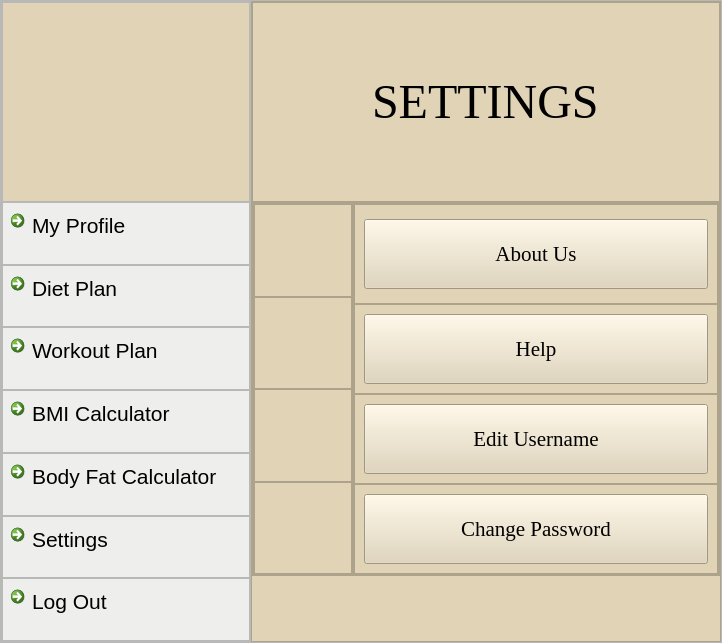
<?xml version="1.0" encoding="UTF-8"?>
<ui version="4.0">
 <class>settings</class>
 <widget class="QMainWindow" name="settings">
  <property name="geometry">
   <rect>
    <x>0</x>
    <y>0</y>
    <width>722</width>
    <height>643</height>
   </rect>
  </property>
  <property name="windowTitle">
   <string>settings</string>
  </property>
  <widget class="QWidget" name="centralwidget">
   <layout class="QVBoxLayout" name="verticalLayout_49">
    <property name="spacing">
     <number>0</number>
    </property>
    <property name="leftMargin">
     <number>0</number>
    </property>
    <property name="topMargin">
     <number>0</number>
    </property>
    <property name="rightMargin">
     <number>0</number>
    </property>
    <property name="bottomMargin">
     <number>0</number>
    </property>
    <item>
     <widget class="QFrame" name="frame_115">
      <property name="frameShape">
       <enum>QFrame::StyledPanel</enum>
      </property>
      <property name="frameShadow">
       <enum>QFrame::Raised</enum>
      </property>
      <layout class="QHBoxLayout" name="horizontalLayout">
       <property name="spacing">
        <number>0</number>
       </property>
       <property name="leftMargin">
        <number>0</number>
       </property>
       <property name="topMargin">
        <number>0</number>
       </property>
       <property name="rightMargin">
        <number>0</number>
       </property>
       <property name="bottomMargin">
        <number>0</number>
       </property>
       <item>
        <widget class="QFrame" name="frame_116">
         <property name="maximumSize">
          <size>
           <width>250</width>
           <height>16777215</height>
          </size>
         </property>
         <property name="styleSheet">
          <string notr="true">QMainWindow {background: #e0d3b6;}
QWidget {background: #e0d3b6;}
QFrame {background: rgb(238, 238, 236);}
QCommandLinkButton  {background:#e0d3b6;}
QLabel {background: #e0d3b6;}
QLineEdit {font: #161514;}




</string>
         </property>
         <property name="frameShape">
          <enum>QFrame::StyledPanel</enum>
         </property>
         <property name="frameShadow">
          <enum>QFrame::Raised</enum>
         </property>
         <layout class="QVBoxLayout" name="verticalLayout_35">
          <property name="spacing">
           <number>0</number>
          </property>
          <property name="leftMargin">
           <number>0</number>
          </property>
          <property name="topMargin">
           <number>0</number>
          </property>
          <property name="rightMargin">
           <number>0</number>
          </property>
          <property name="bottomMargin">
           <number>0</number>
          </property>
          <item>
           <widget class="QFrame" name="frame_117">
            <property name="minimumSize">
             <size>
              <width>0</width>
              <height>200</height>
             </size>
            </property>
            <property name="maximumSize">
             <size>
              <width>16777215</width>
              <height>16777215</height>
             </size>
            </property>
            <property name="frameShape">
             <enum>QFrame::StyledPanel</enum>
            </property>
            <property name="frameShadow">
             <enum>QFrame::Raised</enum>
            </property>
            <layout class="QVBoxLayout" name="verticalLayout_36">
             <property name="spacing">
              <number>0</number>
             </property>
             <property name="leftMargin">
              <number>0</number>
             </property>
             <property name="topMargin">
              <number>0</number>
             </property>
             <property name="rightMargin">
              <number>0</number>
             </property>
             <property name="bottomMargin">
              <number>0</number>
             </property>
             <item>
              <widget class="QLabel" name="label_pix_3">
               <property name="maximumSize">
                <size>
                 <width>16777215</width>
                 <height>220</height>
                </size>
               </property>
               <property name="text">
                <string/>
               </property>
               <property name="pixmap">
                <pixmap resource="image.qrc">:/img/logo</pixmap>
               </property>
               <property name="scaledContents">
                <bool>true</bool>
               </property>
              </widget>
             </item>
            </layout>
           </widget>
          </item>
          <item>
           <widget class="QFrame" name="frame_118">
            <property name="frameShape">
             <enum>QFrame::StyledPanel</enum>
            </property>
            <property name="frameShadow">
             <enum>QFrame::Raised</enum>
            </property>
            <layout class="QVBoxLayout" name="verticalLayout_37">
             <property name="spacing">
              <number>0</number>
             </property>
             <property name="leftMargin">
              <number>0</number>
             </property>
             <property name="topMargin">
              <number>0</number>
             </property>
             <property name="rightMargin">
              <number>0</number>
             </property>
             <property name="bottomMargin">
              <number>0</number>
             </property>
             <item>
              <widget class="QCommandLinkButton" name="commandLinkButton_6">
               <property name="font">
                <font>
                 <family>Segoe UI</family>
                 <pointsize>16</pointsize>
                 <bold>false</bold>
                </font>
               </property>
               <property name="text">
                <string>My Profile</string>
               </property>
              </widget>
             </item>
            </layout>
           </widget>
          </item>
          <item>
           <widget class="QFrame" name="frame_119">
            <property name="frameShape">
             <enum>QFrame::StyledPanel</enum>
            </property>
            <property name="frameShadow">
             <enum>QFrame::Raised</enum>
            </property>
            <layout class="QVBoxLayout" name="verticalLayout_38">
             <property name="spacing">
              <number>0</number>
             </property>
             <property name="leftMargin">
              <number>0</number>
             </property>
             <property name="topMargin">
              <number>0</number>
             </property>
             <property name="rightMargin">
              <number>0</number>
             </property>
             <property name="bottomMargin">
              <number>0</number>
             </property>
             <item>
              <widget class="QCommandLinkButton" name="commandLinkButton_21">
               <property name="font">
                <font>
                 <family>Segoe UI</family>
                 <pointsize>16</pointsize>
                 <bold>false</bold>
                </font>
               </property>
               <property name="text">
                <string>Diet Plan</string>
               </property>
              </widget>
             </item>
            </layout>
           </widget>
          </item>
          <item>
           <widget class="QFrame" name="frame_120">
            <property name="frameShape">
             <enum>QFrame::StyledPanel</enum>
            </property>
            <property name="frameShadow">
             <enum>QFrame::Raised</enum>
            </property>
            <layout class="QVBoxLayout" name="verticalLayout_39">
             <property name="spacing">
              <number>0</number>
             </property>
             <property name="leftMargin">
              <number>0</number>
             </property>
             <property name="topMargin">
              <number>0</number>
             </property>
             <property name="rightMargin">
              <number>0</number>
             </property>
             <property name="bottomMargin">
              <number>0</number>
             </property>
             <item>
              <widget class="QCommandLinkButton" name="commandLinkButton_22">
               <property name="font">
                <font>
                 <family>Segoe UI</family>
                 <pointsize>16</pointsize>
                 <bold>false</bold>
                </font>
               </property>
               <property name="text">
                <string>Workout Plan</string>
               </property>
              </widget>
             </item>
            </layout>
           </widget>
          </item>
          <item>
           <widget class="QFrame" name="frame_121">
            <property name="frameShape">
             <enum>QFrame::StyledPanel</enum>
            </property>
            <property name="frameShadow">
             <enum>QFrame::Raised</enum>
            </property>
            <layout class="QVBoxLayout" name="verticalLayout_40">
             <property name="spacing">
              <number>0</number>
             </property>
             <property name="leftMargin">
              <number>0</number>
             </property>
             <property name="topMargin">
              <number>0</number>
             </property>
             <property name="rightMargin">
              <number>0</number>
             </property>
             <property name="bottomMargin">
              <number>0</number>
             </property>
             <item>
              <widget class="QCommandLinkButton" name="commandLinkButton_23">
               <property name="font">
                <font>
                 <family>Segoe UI</family>
                 <pointsize>16</pointsize>
                 <bold>false</bold>
                </font>
               </property>
               <property name="text">
                <string>BMI Calculator</string>
               </property>
              </widget>
             </item>
            </layout>
           </widget>
          </item>
          <item>
           <widget class="QFrame" name="frame_122">
            <property name="frameShape">
             <enum>QFrame::StyledPanel</enum>
            </property>
            <property name="frameShadow">
             <enum>QFrame::Raised</enum>
            </property>
            <layout class="QVBoxLayout" name="verticalLayout_41">
             <property name="spacing">
              <number>0</number>
             </property>
             <property name="leftMargin">
              <number>0</number>
             </property>
             <property name="topMargin">
              <number>0</number>
             </property>
             <property name="rightMargin">
              <number>0</number>
             </property>
             <property name="bottomMargin">
              <number>0</number>
             </property>
             <item>
              <widget class="QCommandLinkButton" name="commandLinkButton_24">
               <property name="font">
                <font>
                 <family>Segoe UI</family>
                 <pointsize>16</pointsize>
                 <bold>false</bold>
                </font>
               </property>
               <property name="text">
                <string>Body Fat Calculator</string>
               </property>
              </widget>
             </item>
            </layout>
           </widget>
          </item>
          <item>
           <widget class="QFrame" name="frame_123">
            <property name="frameShape">
             <enum>QFrame::StyledPanel</enum>
            </property>
            <property name="frameShadow">
             <enum>QFrame::Raised</enum>
            </property>
            <layout class="QVBoxLayout" name="verticalLayout_42">
             <property name="spacing">
              <number>0</number>
             </property>
             <property name="leftMargin">
              <number>0</number>
             </property>
             <property name="topMargin">
              <number>0</number>
             </property>
             <property name="rightMargin">
              <number>0</number>
             </property>
             <property name="bottomMargin">
              <number>0</number>
             </property>
             <item>
              <widget class="QCommandLinkButton" name="commandLinkButton_25">
               <property name="font">
                <font>
                 <family>Segoe UI</family>
                 <pointsize>16</pointsize>
                 <bold>false</bold>
                </font>
               </property>
               <property name="text">
                <string>Settings</string>
               </property>
              </widget>
             </item>
            </layout>
           </widget>
          </item>
          <item>
           <widget class="QFrame" name="frame_124">
            <property name="frameShape">
             <enum>QFrame::StyledPanel</enum>
            </property>
            <property name="frameShadow">
             <enum>QFrame::Raised</enum>
            </property>
            <layout class="QVBoxLayout" name="verticalLayout_43">
             <property name="spacing">
              <number>0</number>
             </property>
             <property name="leftMargin">
              <number>0</number>
             </property>
             <property name="topMargin">
              <number>0</number>
             </property>
             <property name="rightMargin">
              <number>0</number>
             </property>
             <property name="bottomMargin">
              <number>0</number>
             </property>
             <item>
              <widget class="QCommandLinkButton" name="commandLinkButton_26">
               <property name="font">
                <font>
                 <family>Segoe UI</family>
                 <pointsize>16</pointsize>
                 <bold>false</bold>
                </font>
               </property>
               <property name="text">
                <string>Log Out</string>
               </property>
              </widget>
             </item>
            </layout>
           </widget>
          </item>
         </layout>
        </widget>
       </item>
       <item>
        <widget class="QFrame" name="frame_125">
         <property name="maximumSize">
          <size>
           <width>16777215</width>
           <height>16777215</height>
          </size>
         </property>
         <property name="styleSheet">
          <string notr="true">QMainWindow {background: #e0d3b6;}
QWidget {background: #e0d3b6;}
QFrame {background: #e0d3b6;}
QCommandLinkButton  {background:#e0d3b6;}
QLabel {background: #e0d3b6;}
QLineEdit {font: #161514;}




</string>
         </property>
         <property name="frameShape">
          <enum>QFrame::StyledPanel</enum>
         </property>
         <property name="frameShadow">
          <enum>QFrame::Raised</enum>
         </property>
         <layout class="QVBoxLayout" name="verticalLayout_46">
          <property name="spacing">
           <number>0</number>
          </property>
          <property name="leftMargin">
           <number>0</number>
          </property>
          <property name="topMargin">
           <number>0</number>
          </property>
          <property name="rightMargin">
           <number>0</number>
          </property>
          <property name="bottomMargin">
           <number>0</number>
          </property>
          <item>
           <widget class="QFrame" name="frame_126">
            <property name="minimumSize">
             <size>
              <width>0</width>
              <height>200</height>
             </size>
            </property>
            <property name="maximumSize">
             <size>
              <width>16777215</width>
              <height>200</height>
             </size>
            </property>
            <property name="frameShape">
             <enum>QFrame::StyledPanel</enum>
            </property>
            <property name="frameShadow">
             <enum>QFrame::Raised</enum>
            </property>
            <layout class="QVBoxLayout" name="verticalLayout_44">
             <property name="spacing">
              <number>0</number>
             </property>
             <property name="leftMargin">
              <number>0</number>
             </property>
             <property name="topMargin">
              <number>0</number>
             </property>
             <property name="rightMargin">
              <number>0</number>
             </property>
             <property name="bottomMargin">
              <number>0</number>
             </property>
             <item alignment="Qt::AlignHCenter">
              <widget class="QLabel" name="label_9">
               <property name="font">
                <font>
                 <family>Times New Roman</family>
                 <pointsize>36</pointsize>
                </font>
               </property>
               <property name="text">
                <string>SETTINGS</string>
               </property>
              </widget>
             </item>
            </layout>
           </widget>
          </item>
          <item alignment="Qt::AlignTop">
           <widget class="QFrame" name="frame_127">
            <property name="minimumSize">
             <size>
              <width>0</width>
              <height>350</height>
             </size>
            </property>
            <property name="maximumSize">
             <size>
              <width>16777215</width>
              <height>400</height>
             </size>
            </property>
            <property name="frameShape">
             <enum>QFrame::StyledPanel</enum>
            </property>
            <property name="frameShadow">
             <enum>QFrame::Raised</enum>
            </property>
            <layout class="QHBoxLayout" name="horizontalLayout_47">
             <property name="spacing">
              <number>0</number>
             </property>
             <property name="leftMargin">
              <number>0</number>
             </property>
             <property name="topMargin">
              <number>0</number>
             </property>
             <property name="rightMargin">
              <number>0</number>
             </property>
             <property name="bottomMargin">
              <number>0</number>
             </property>
             <item>
              <widget class="QFrame" name="frame_129">
               <property name="minimumSize">
                <size>
                 <width>0</width>
                 <height>0</height>
                </size>
               </property>
               <property name="maximumSize">
                <size>
                 <width>100</width>
                 <height>16777215</height>
                </size>
               </property>
               <property name="frameShape">
                <enum>QFrame::StyledPanel</enum>
               </property>
               <property name="frameShadow">
                <enum>QFrame::Raised</enum>
               </property>
               <layout class="QVBoxLayout" name="verticalLayout">
                <property name="spacing">
                 <number>0</number>
                </property>
                <property name="leftMargin">
                 <number>0</number>
                </property>
                <property name="topMargin">
                 <number>0</number>
                </property>
                <property name="rightMargin">
                 <number>0</number>
                </property>
                <property name="bottomMargin">
                 <number>0</number>
                </property>
                <item>
                 <widget class="QFrame" name="frame_130">
                  <property name="minimumSize">
                   <size>
                    <width>0</width>
                    <height>0</height>
                   </size>
                  </property>
                  <property name="maximumSize">
                   <size>
                    <width>100</width>
                    <height>100</height>
                   </size>
                  </property>
                  <property name="frameShape">
                   <enum>QFrame::StyledPanel</enum>
                  </property>
                  <property name="frameShadow">
                   <enum>QFrame::Raised</enum>
                  </property>
                  <layout class="QHBoxLayout" name="horizontalLayout_4">
                   <item>
                    <widget class="QLabel" name="label_10">
                     <property name="text">
                      <string/>
                     </property>
                     <property name="pixmap">
                      <pixmap resource="image.qrc">:/img/about.png</pixmap>
                     </property>
                     <property name="scaledContents">
                      <bool>true</bool>
                     </property>
                    </widget>
                   </item>
                  </layout>
                 </widget>
                </item>
                <item>
                 <widget class="QFrame" name="frame_131">
                  <property name="minimumSize">
                   <size>
                    <width>0</width>
                    <height>0</height>
                   </size>
                  </property>
                  <property name="maximumSize">
                   <size>
                    <width>100</width>
                    <height>100</height>
                   </size>
                  </property>
                  <property name="frameShape">
                   <enum>QFrame::StyledPanel</enum>
                  </property>
                  <property name="frameShadow">
                   <enum>QFrame::Raised</enum>
                  </property>
                  <layout class="QHBoxLayout" name="horizontalLayout_5">
                   <item>
                    <widget class="QLabel" name="label_11">
                     <property name="text">
                      <string/>
                     </property>
                     <property name="pixmap">
                      <pixmap resource="image.qrc">:/img/Help.png</pixmap>
                     </property>
                     <property name="scaledContents">
                      <bool>true</bool>
                     </property>
                    </widget>
                   </item>
                  </layout>
                 </widget>
                </item>
                <item>
                 <widget class="QFrame" name="frame_134">
                  <property name="minimumSize">
                   <size>
                    <width>0</width>
                    <height>0</height>
                   </size>
                  </property>
                  <property name="maximumSize">
                   <size>
                    <width>100</width>
                    <height>100</height>
                   </size>
                  </property>
                  <property name="frameShape">
                   <enum>QFrame::StyledPanel</enum>
                  </property>
                  <property name="frameShadow">
                   <enum>QFrame::Raised</enum>
                  </property>
                  <layout class="QHBoxLayout" name="horizontalLayout_3">
                   <item>
                    <widget class="QLabel" name="label_12">
                     <property name="text">
                      <string/>
                     </property>
                     <property name="pixmap">
                      <pixmap resource="image.qrc">:/img/user.png</pixmap>
                     </property>
                     <property name="scaledContents">
                      <bool>true</bool>
                     </property>
                    </widget>
                   </item>
                  </layout>
                 </widget>
                </item>
                <item>
                 <widget class="QFrame" name="frame_3">
                  <property name="frameShape">
                   <enum>QFrame::StyledPanel</enum>
                  </property>
                  <property name="frameShadow">
                   <enum>QFrame::Raised</enum>
                  </property>
                  <layout class="QHBoxLayout" name="horizontalLayout_2">
                   <item>
                    <widget class="QLabel" name="label_13">
                     <property name="text">
                      <string/>
                     </property>
                     <property name="pixmap">
                      <pixmap resource="image.qrc">:/img/025-lock.png</pixmap>
                     </property>
                     <property name="scaledContents">
                      <bool>true</bool>
                     </property>
                    </widget>
                   </item>
                  </layout>
                 </widget>
                </item>
               </layout>
              </widget>
             </item>
             <item>
              <widget class="QFrame" name="frame_128">
               <property name="minimumSize">
                <size>
                 <width>350</width>
                 <height>0</height>
                </size>
               </property>
               <property name="maximumSize">
                <size>
                 <width>16777215</width>
                 <height>16777215</height>
                </size>
               </property>
               <property name="frameShape">
                <enum>QFrame::StyledPanel</enum>
               </property>
               <property name="frameShadow">
                <enum>QFrame::Raised</enum>
               </property>
               <layout class="QVBoxLayout" name="verticalLayout_47">
                <property name="spacing">
                 <number>0</number>
                </property>
                <property name="leftMargin">
                 <number>0</number>
                </property>
                <property name="topMargin">
                 <number>0</number>
                </property>
                <property name="rightMargin">
                 <number>0</number>
                </property>
                <property name="bottomMargin">
                 <number>0</number>
                </property>
                <item>
                 <widget class="QFrame" name="frame_133">
                  <property name="minimumSize">
                   <size>
                    <width>0</width>
                    <height>100</height>
                   </size>
                  </property>
                  <property name="maximumSize">
                   <size>
                    <width>16777215</width>
                    <height>16777215</height>
                   </size>
                  </property>
                  <property name="frameShape">
                   <enum>QFrame::StyledPanel</enum>
                  </property>
                  <property name="frameShadow">
                   <enum>QFrame::Raised</enum>
                  </property>
                  <layout class="QHBoxLayout" name="horizontalLayout_48">
                   <item>
                    <widget class="QPushButton" name="pushButton_57">
                     <property name="minimumSize">
                      <size>
                       <width>0</width>
                       <height>70</height>
                      </size>
                     </property>
                     <property name="font">
                      <font>
                       <family>Times New Roman</family>
                       <pointsize>16</pointsize>
                      </font>
                     </property>
                     <property name="text">
                      <string>About Us</string>
                     </property>
                    </widget>
                   </item>
                  </layout>
                 </widget>
                </item>
                <item>
                 <widget class="QFrame" name="frame_132">
                  <property name="minimumSize">
                   <size>
                    <width>0</width>
                    <height>0</height>
                   </size>
                  </property>
                  <property name="maximumSize">
                   <size>
                    <width>16777215</width>
                    <height>16777215</height>
                   </size>
                  </property>
                  <property name="frameShape">
                   <enum>QFrame::StyledPanel</enum>
                  </property>
                  <property name="frameShadow">
                   <enum>QFrame::Raised</enum>
                  </property>
                  <layout class="QVBoxLayout" name="verticalLayout_51">
                   <item>
                    <widget class="QPushButton" name="pushButton_58">
                     <property name="minimumSize">
                      <size>
                       <width>0</width>
                       <height>70</height>
                      </size>
                     </property>
                     <property name="font">
                      <font>
                       <family>Times New Roman</family>
                       <pointsize>16</pointsize>
                      </font>
                     </property>
                     <property name="text">
                      <string>Help</string>
                     </property>
                    </widget>
                   </item>
                  </layout>
                 </widget>
                </item>
                <item>
                 <widget class="QFrame" name="frame">
                  <property name="frameShape">
                   <enum>QFrame::StyledPanel</enum>
                  </property>
                  <property name="frameShadow">
                   <enum>QFrame::Raised</enum>
                  </property>
                  <layout class="QVBoxLayout" name="verticalLayout_3">
                   <item>
                    <widget class="QPushButton" name="pushButton_59">
                     <property name="minimumSize">
                      <size>
                       <width>0</width>
                       <height>70</height>
                      </size>
                     </property>
                     <property name="font">
                      <font>
                       <family>Times New Roman</family>
                       <pointsize>16</pointsize>
                      </font>
                     </property>
                     <property name="text">
                      <string>Edit Username</string>
                     </property>
                    </widget>
                   </item>
                  </layout>
                 </widget>
                </item>
                <item>
                 <widget class="QFrame" name="frame_2">
                  <property name="frameShape">
                   <enum>QFrame::StyledPanel</enum>
                  </property>
                  <property name="frameShadow">
                   <enum>QFrame::Raised</enum>
                  </property>
                  <layout class="QVBoxLayout" name="verticalLayout_2">
                   <item>
                    <widget class="QPushButton" name="pushButton_60">
                     <property name="minimumSize">
                      <size>
                       <width>0</width>
                       <height>70</height>
                      </size>
                     </property>
                     <property name="font">
                      <font>
                       <family>Times New Roman</family>
                       <pointsize>16</pointsize>
                      </font>
                     </property>
                     <property name="text">
                      <string>Change Password</string>
                     </property>
                    </widget>
                   </item>
                  </layout>
                 </widget>
                </item>
               </layout>
              </widget>
             </item>
            </layout>
           </widget>
          </item>
         </layout>
        </widget>
       </item>
      </layout>
     </widget>
    </item>
   </layout>
  </widget>
 </widget>
 <resources>
  <include location="image.qrc"/>
 </resources>
 <connections/>
</ui>
